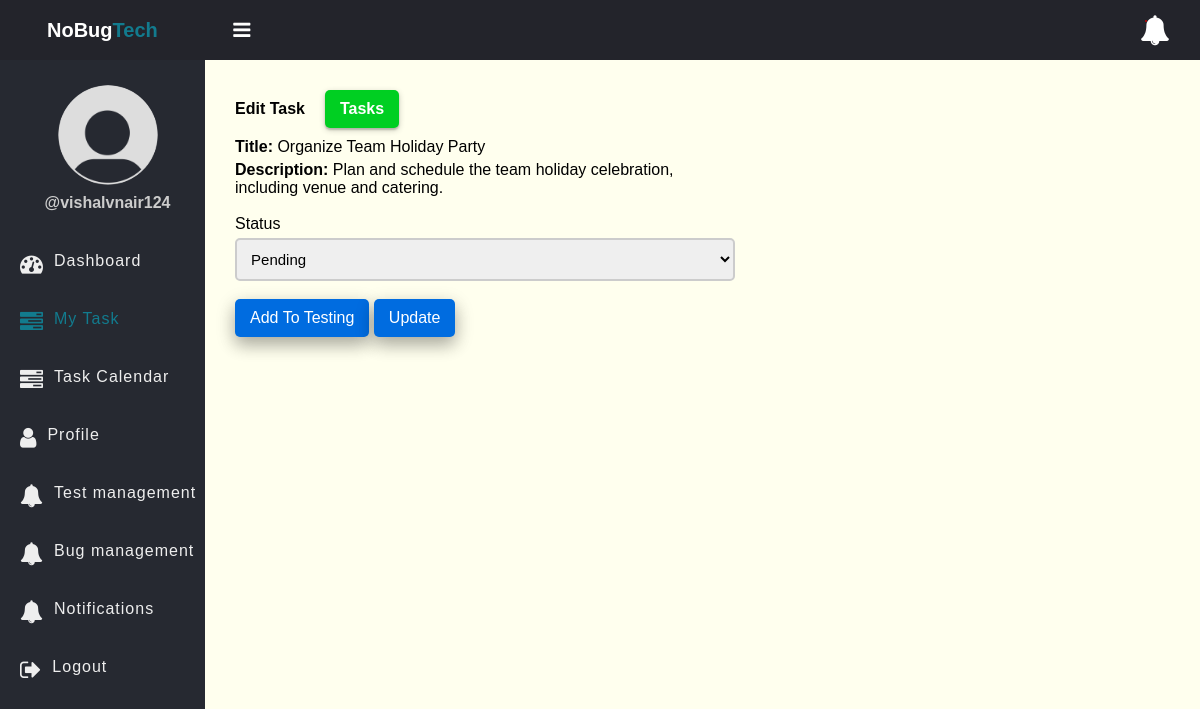
The app's page /edit-task-employee.php?id=29 (signed in), older data.
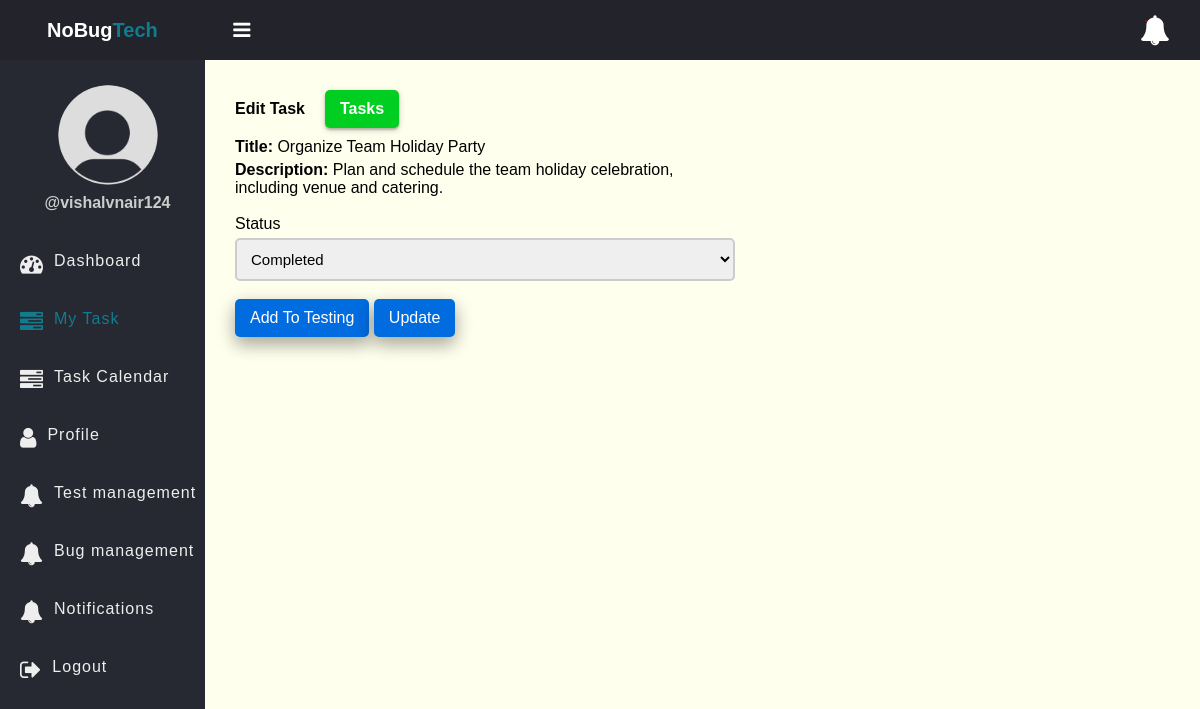
The same page, newer data.
### tables this page shows
CREATE TABLE `tasks` (
  `id` int(11) NOT NULL,
  `ProjectID` int(11) NOT NULL,
  `title` varchar(100) NOT NULL,
  `description` text DEFAULT NULL,
  `assigned_to` int(11) DEFAULT NULL,
  `due_date` date DEFAULT NULL,
  `status` enum('pending','bugs_founded','in_progress','completed') DEFAULT 'pending',
  `created_at` timestamp NOT NULL DEFAULT current_timestamp(),
  `Priority` int(11) NOT NULL
);

### app/Model/Task.php (called while the page is built, shortened)
<?php
function get_task_by_id($conn, $id)
{
	$sql = "SELECT * FROM tasks WHERE id =? ";
	$stmt = $conn->prepare($sql);
	$stmt->execute([$id]);
	if ($stmt->rowCount() > 0) {
		$task = $stmt->fetch();
	} else $task = 0;
	return $task;
}

### edit-task-employee.php (the view, shortened to what this page needs)
<?php
if (isset($_SESSION['role']) && isset($_SESSION['id']) && $_SESSION['role'] == "employee") {
	include "DB_connection.php";
	include "app/Model/Task.php";
	include "app/Model/User.php";
	$id = $_GET['id'];
	$task = get_task_by_id($conn, $id);
?>
	<!DOCTYPE html>
	<html>
	<head>
		<link rel="stylesheet" href="https://stackpath.bootstrapcdn.com/font-awesome/4.7.0/css/font-awesome.min.css">
		<link rel="stylesheet" href="css/style.css?v=<?php echo time();?>">
	</head>
	<body>
		<?php include "inc/header.php" ?>
		<div class="body">
			<?php include "inc/nav.php" ?>
			<section class="section-1">
				<h4 class="title">Edit Task <a href="my_task.php">Tasks</a></h4>
				<form class="form-1"
				name='TheForm'
					method="POST"
					action="app/update-task-employee.php">
					<div class="input-holder">
						<p><b>Title: </b><?= $task['title'] ?></p>
					</div>
					<div class="input-holder">
						<p><b>Description: </b><?= $task['description'] ?></p>
					</div><br>
					<div class="input-holder">
						<lable id="Header">Status</lable>
						<select name="status" class="input-1" id='StatusSelect'>
							<option <?php if ($task['status'] == "pending") echo "selected"; ?> value="pending">Pending</option>
							<option <?php if ($task['status'] == "completed") echo "selected"; ?> value="completed">Completed</option>
						</select><br>
					</div>
					<button class="edit-btn" id="SwitchBox"  onclick="TestingOn()" type='button'>Add To Testing</button>
					<button class="edit-btn" id="SubmitBox" name='update'>Update</button>
				</form>
			</section>
		</div>
	</body>
	</html>
<?php } else {
	$em = "First login";
	header("Location: login.php?error=$em");
	exit();
}
?>

Row changes from the older to the newer data that the page shows:
changed tasks "Organize Team Holiday Party": status "Pending" → "Completed"
